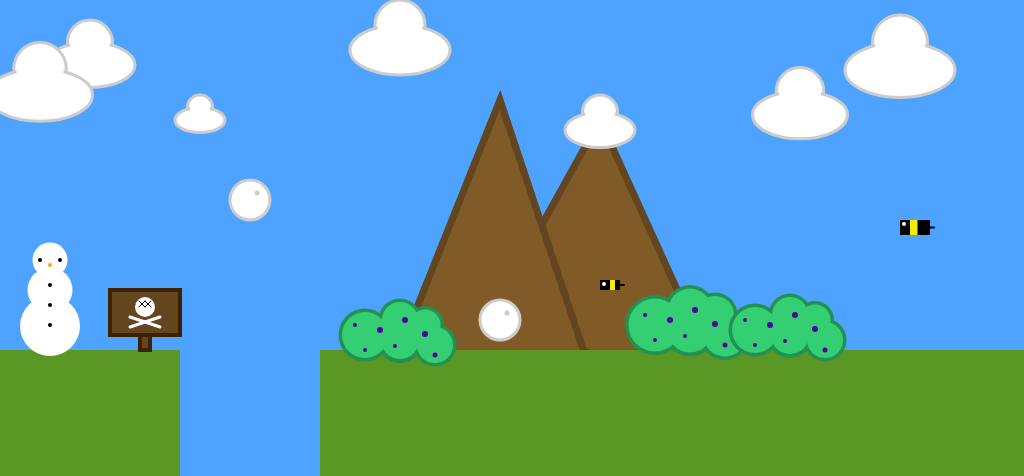
Frame 1 (no input)
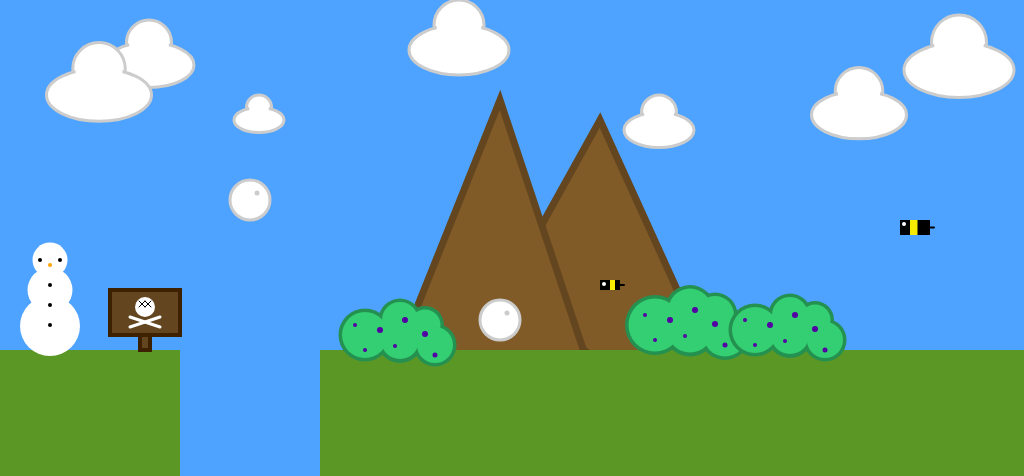
Frame 60 (no input)
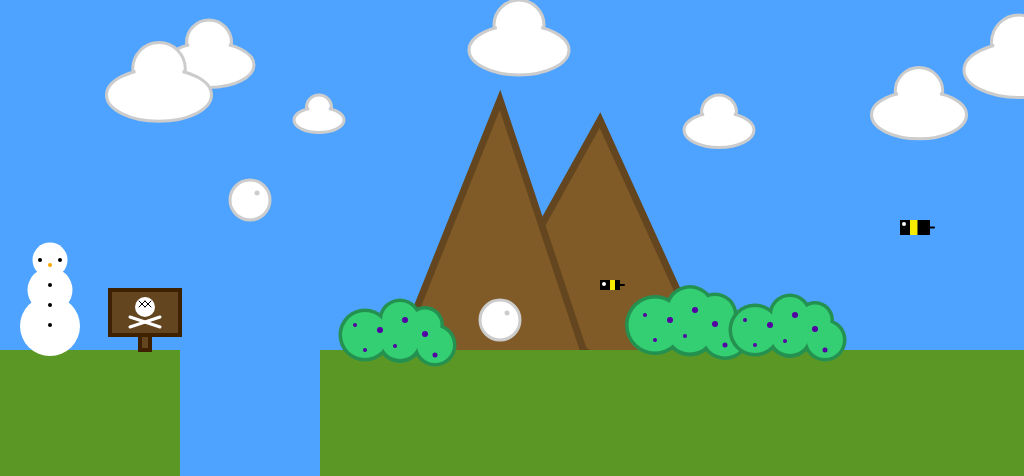
Frame 120 (the mouse pressed at the canvas centre since frame 60)

The p5.js sketch that drew these frames (run headless with seeded random() and noise() and a simulated clock; from frame 60 on, the mouse is pressed at the canvas centre):

// p5.js sketch
// ── sketch.js
let gameObj = 
{
    Untouch: 
    [ 
        new ground(0, 350, 1024, 200),
        new canyon(180, 350, 140, 500),

    ],
    
    Mountains: 
    [
        new mountain(750, 450, 500, 300, 600, 120),
        new mountain(650, 550, 400, 350, 500, 100)
    ],
    
    Bushes:
    [
        new bush(690, 310, 50),
        new bush(790, 315, 43),
        new bush(400, 320, 43),
    ],
    
    Clouds:
    [
        new cloud(200, 120, 50, 1,5),
        new cloud(600, 130, 70, 1,5),
        new cloud(400, 50, 100, 1,5),
        new cloud(900, 70, 110, 1,5),
        new cloud(90, 65, 90, 1,5),
        new cloud(800, 115, 95, 1,5),
        new cloud(40, 95, 105, 1,5)
    ],
    
    DangerSign:
    [
        new pillar(140, 305, 10, 45),
        new table(110, 290, 70, 45),
        new drawing(145, 307)
    ],
    
    CollectableItem:
    [
        new item(500, 320, 40),
        new item(250, 200, 40)
    ],
    
    Enemy:
    [
        new enemy(600, 280, 20, 10),
        new enemy(900, 220, 30, 15)
    ],
    
    Character: new character(50, 325, 60, 4, 50, 325, 60, 5, true)
}

function setup()
{
    createCanvas(1024, 476);
}

function draw()
{
    background("#4da3ff");
    gameObj.Mountains.forEach(obj => obj.draw());
    gameObj.Untouch.forEach(obj => obj.draw());
    gameObj.Bushes.forEach(obj => obj.draw());
    gameObj.Clouds.forEach((cloud, ind) => (cloud.draw(), cloud.move()));
    gameObj.DangerSign.forEach(obj => obj.draw());
    gameObj.CollectableItem.forEach((item, ind) => (item.draw(), item.collection()));
    (character => (character.draw(), character.move()))(gameObj.Character);
    gameObj.Enemy.forEach((enemy, ind) => (enemy.draw(), enemy.death()))

}

function mountain(x1, x2, x3, y1, y2, y3)
{
    this.x1 = x1;
    this.x2 = x2;
    this.x3 = x3;
    this.y1 = y1;
    this.y2 = y2;
    this.y3 = y3;
    
    this.draw = function()
    {
        strokeWeight(7);
        stroke("#63461f"); 
        fill("#805b28");
        triangle(this.x1, this.x2, this.x3, this.y1, this.y2, this.y3);
    }
    
    return this;
} 

function ground(cordX, cordY, widh, lengh)
{
    this.x = cordX;
    this.y = cordY;
    this.widh = widh;
    this.lengh = lengh;
    
    this.draw = function() 
    {
        noStroke();
        fill("#5a9724");
        rect(this.x, this.y, this.widh, this.lengh);    
    }
    
    return this;
}

function bush(cordX, cordY, rad)
{
    this.x = cordX;
    this.y = cordY;
    this.r = rad;
    
    this.draw = function() 
    {
        noStroke();
        fill("#249150");
        ellipse(this.x, this.y, this.r);
        circle(this.x-35, this.y+15, this.r+10);
        circle(this.x+25, this.y+5, this.r-5);
        circle(this.x+35, this.y+25, this.r);
        circle(this.x, this.y+20, this.r+3);
        fill("#34cf72");
        circle(this.x, this.y, this.r-7)
        circle(this.x-35, this.y+15, this.r+3);
        circle(this.x+25, this.y+5, this.r-12);
        circle(this.x+35, this.y+25, this.r-7); 
        circle(this.x, this.y+20, this.r-5);
        //blueberries
        strokeWeight(6);
        stroke("#5200a3");
        point(this.x+5, this.y);
        point(this.x-20, this.y+10);
        point(this.x+25, this.y+14);
        strokeWeight(4);
        stroke("#5200a3");
        point(this.x-45, this.y+5);
        point(this.x-5, this.y+26);
        point(this.x-35, this.y+30);
        strokeWeight(5);
        stroke("#5200a3");
        point(this.x+35, this.y+35); 
    }
    
    return this;
}

function canyon(cordX, cordY, widh, lengh)
{
    this.x = cordX;
    this.y = cordY;
    this.widh = widh;
    this.lengh = lengh;
    
    this.draw = function()
    {
        fill("#4da3ff");
        rect(this.x, this.y, this.widh, this.lengh);
    }
    
    return this;
}

function cloud(cordX, cordY, radius, speedMove)
{
    this.x = cordX;
    this.y = cordY;
    this.r = radius;
    this.s = speedMove;
    
    this.draw = function() 
    {
        strokeWeight(3);
        stroke("#cccccc");
        fill("white");
        ellipse(this.x, this.y-this.r/4, this.r/2);
        ellipse(this.x, this.y, this.r, this.r/2);
        noStroke();
        ellipse(this.x, this.y-this.r/4, this.r/2-5);
    },
    
    this.move = function()
    {
        if ((this.x - this.r) < 1024)
            this.x += this.s;
        else
            this.x = (4-this.r); //bring cloud to the left corner
    }
    
    return this;
}

function pillar(cordX, cordY, widh, lengh)
{
    this.x = cordX;
    this.y = cordY;
    this.w = widh;
    this.l = lengh;
    
    this.draw = function()
    {
        strokeWeight(4);
        stroke("#3d2100");
        fill("#63461f");
        rect(this.x, this.y, this.w, this.l);
    }
    
    return this;
}

function table(cordX, cordY, widh, lengh)
{
    this.x = cordX;
    this.y = cordY;
    this.w = widh;
    this.l = lengh;
    
    this.draw = function()
    {
        strokeWeight(4);
        stroke("#3d2100");
        rect(this.x, this.y, this.w, this.l);
    }
    
    return this;
}

function drawing(centerX, centerY) // centers of table to have symmetry
{
    this.x = centerX;
    this.y = centerY;
    
    this.draw = function()
    {
        noStroke()
        fill("white");
        circle(this.x, this.y, 20);
        strokeWeight(3);
        stroke('white');
        line(this.x+15, this.y+10, this.x-15, this.y+20);
        line(this.x-15, this.y+10, this.x+15, this.y+20);
        strokeWeight(1);
        stroke(0);
        line(this.x+6, this.y-6, this.x, this.y);
        line(this.x+6, this.y, this.x, this.y-6);
        line(this.x-6, this.y-6, this.x, this.y);
        line(this.x-6, this.y, this.x, this.y-6);
    }
    
    return this;
}

function item(cordX, cordY, raduis)
{
    this.x = cordX;
    this.y = cordY;
    this.r = raduis;
    
    this.draw = function()
    {
        strokeWeight(3);
        stroke("#cccccc");
        fill("white");
        circle(this.x, this.y, this.r);
        strokeWeight(5);
        stroke("#cccccc");
        point(this.x+7, this.y-7);
    }
    
    this.collection = function()
    {
        if (gameObj.Character.x > this.x && gameObj.Character.y > this.y)
        {
            this.x = -100;
            this.y = -100;
        }
    }
    
    return this;
}

function enemy(cordX, cordY, widh, lengh)
{
    this.x = cordX;
    this.y = cordY;
    this.w = widh;
    this.l = lengh;
    this.enemyDefeated = false;
    
    this.draw = function()
    {
        strokeWeight(2);
        stroke("black");
        line(this.x+this.w, this.y+this.l/2, this.x+this.w+4, this.y+this.l/2)
        noStroke();
        fill("black");
        rect(this.x, this.y, this.w, this.l);
        fill("#f7eb00");
        rect(this.x+10, this.y, this.w/4, this.l);
        strokeWeight(4);
        stroke("white");
        point(this.x+4, this.y+4)
    },
        
    this.death = function()
    {
        if ((gameObj.Character.x+65) > this.x && gameObj.Character.rightEnemyAttackState == true && (gameObj.Character.y-65) < this.y)
        {
            this.y = -100;
            this.enemyDefeated = true;
        }
    }
     
    return this;
}

function character(cordX, cordY, radius, moveSpeed, constX, constY, constRadius, jumpSpeed)
{
    this.x = cordX;
    this.y = cordY;
    this.r = radius;
    this.s = moveSpeed;
    this.constX = constX;
    this.constY = constY;
    this.constR = constRadius;
    this.jumpSpeed = jumpSpeed;
    this.jumping = false;
    this.rightEnemyAttackState = false;
    
    this.draw = function()
    {
        strokeWeight(1);
        stroke(0);
        noStroke();
        fill('white');
        circle(this.x, this.y+1, this.r);
        circle(this.x, this.y-35, this.r-15);
        circle(this.x, this.y-65, this.r-25);
        strokeWeight(4);
        stroke(0);
        point(this.x, this.y-20);
        point(this.x, this.y-40);
        point(this.x-10, this.y-65);
        point(this.x+10, this.y-65);
        point(this.x, this.y);
        strokeWeight(4);
        stroke('#ffa500');
        point(this.x, this.y-60); 
    },
    
    this.move = function()
    {
        if (this.x > 195 && this.x < 305 && !this.jumping)
        {
            if (this.y < 500)
            {
                this.dead();
                this.y += 6;
            }
            
            else
                this.respawn()
        }
        
        else if (580 < this.x && gameObj.Enemy.enemyDefeated == false)
            this.respawn();
        
        else
        {
            if (keyIsDown(68))
                this.moveRight();
            if (keyIsDown(65))
                this.moveLeft();
            if (keyIsDown(32) && this.y == constY)
            {
                this.jump();
                this.jumping = true;
            }
            
            if (keyIsDown(70) && keyIsDown(68))
                this.rightEnemyAttack();
                
            else if (keyIsDown(70) && keyIsDown(65))
                this.leftEnemyAttack();
            else if (keyIsDown(70))
                this.rightEnemyAttack();
            else
                this.rightEnemyAttackState = false;
            
            this.grounded();
        }

    },
    
    this.moveLeft = function()
    {
        if (this.x > 0 && !keyIsDown(68))
        {
            this.x -= this.s;
            noStroke();
            fill('#ffa500');        
            triangle(this.x+4, this.y-63, this.x+4, this.y-57, this.x-15, this.y-60);
        }
    },
    
    this.moveRight = function()
    {
        if (this.x < 1024 && !keyIsDown(65))
        {
            this.x += this.s;
            noStroke();
            fill('#ffa500');
            triangle(this.x-6, this.y-63, this.x-6, this.y-57, this.x+15, this.y-60);
        }
    },
    
    this.jump = function()
    {
        if(this.y > 100)
        {
            this.jumpSpeed = 8;
            this.y -= this.jumpSpeed;
        }
    },
    
    this.grounded = function()
    {
        if (this.y < this.constY)
        {
            this.jumpSpeed -= 0.5;
            this.y -= this.jumpSpeed; 
        }
        
        if (this.y == constY)
            this.jumping = false;
    }
    
    this.respawn = function()
    {
        this.x = this.constX;
        this.y = this.constY;
        this.r = this.constR;
        strokeWeight(1);
        stroke(0);
        noStroke();
        fill('white');
        circle(this.x, this.y+1, this.r);
        circle(this.x, this.y-35, this.r-15);
        circle(this.x, this.y-65, this.r-25);
        strokeWeight(4);
        stroke(0);
        point(this.x, this.y-20);
        point(this.x, this.y-40);
        point(this.x-10, this.y-65);
        point(this.x+10, this.y-65);
        point(this.x, this.y);
        strokeWeight(4);
        stroke('#ffa500');
        point(this.x, this.y-60);         
    },
        
    this.dead = function()
    {
        noStroke();
        fill("#4da3ff");
        rect(this.x+8.5, this.y-63, 3, 10);
        rect(this.x-11.5, this.y-63, 3, 10);
    },

    this.rightEnemyAttack = function()
    {
        strokeWeight(2);
        stroke("black");
        fill("white");
        circle(this.x+40, this.y-40, 25);
        this.rightEnemyAttackState = true;
    },
    
    this.leftEnemyAttack = function()
    {
        strokeWeight(2);
        stroke("black");
        fill("white");
        circle(this.x-40, this.y-40, 25);       
    }
        
    return this;
} 
